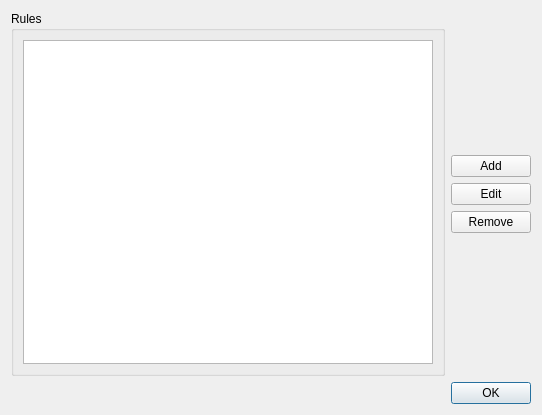
<?xml version="1.0" encoding="UTF-8"?>
<ui version="4.0">
 <class>KSTHighlighterSettingDialog</class>
 <widget class="QDialog" name="KSTHighlighterSettingDialog">
  <property name="geometry">
   <rect>
    <x>0</x>
    <y>0</y>
    <width>542</width>
    <height>415</height>
   </rect>
  </property>
  <property name="windowTitle">
   <string>Highlight Rules</string>
  </property>
  <layout class="QVBoxLayout" name="verticalLayout_2">
   <item>
    <layout class="QHBoxLayout" name="horizontalLayout">
     <item>
      <widget class="QGroupBox" name="groupBox">
       <property name="title">
        <string>Rules</string>
       </property>
       <layout class="QVBoxLayout" name="verticalLayout_3">
        <item>
         <widget class="QTableView" name="rulesView">
          <property name="editTriggers">
           <set>QAbstractItemView::NoEditTriggers</set>
          </property>
          <property name="alternatingRowColors">
           <bool>true</bool>
          </property>
          <property name="selectionMode">
           <enum>QAbstractItemView::SingleSelection</enum>
          </property>
          <property name="selectionBehavior">
           <enum>QAbstractItemView::SelectRows</enum>
          </property>
          <property name="verticalScrollMode">
           <enum>QAbstractItemView::ScrollPerPixel</enum>
          </property>
          <property name="horizontalScrollMode">
           <enum>QAbstractItemView::ScrollPerPixel</enum>
          </property>
          <property name="showGrid">
           <bool>true</bool>
          </property>
          <attribute name="horizontalHeaderMinimumSectionSize">
           <number>50</number>
          </attribute>
          <attribute name="horizontalHeaderDefaultSectionSize">
           <number>100</number>
          </attribute>
          <attribute name="horizontalHeaderStretchLastSection">
           <bool>true</bool>
          </attribute>
          <attribute name="verticalHeaderVisible">
           <bool>false</bool>
          </attribute>
          <attribute name="verticalHeaderStretchLastSection">
           <bool>false</bool>
          </attribute>
         </widget>
        </item>
       </layout>
      </widget>
     </item>
     <item>
      <layout class="QVBoxLayout" name="verticalLayout">
       <item>
        <spacer name="verticalSpacer_2">
         <property name="orientation">
          <enum>Qt::Vertical</enum>
         </property>
         <property name="sizeHint" stdset="0">
          <size>
           <width>20</width>
           <height>40</height>
          </size>
         </property>
        </spacer>
       </item>
       <item>
        <widget class="QPushButton" name="addRuleButton">
         <property name="text">
          <string>Add</string>
         </property>
        </widget>
       </item>
       <item>
        <widget class="QPushButton" name="editRuleButton">
         <property name="text">
          <string>Edit</string>
         </property>
        </widget>
       </item>
       <item>
        <widget class="QPushButton" name="removeRuleButton">
         <property name="text">
          <string>Remove</string>
         </property>
        </widget>
       </item>
       <item>
        <spacer name="verticalSpacer">
         <property name="orientation">
          <enum>Qt::Vertical</enum>
         </property>
         <property name="sizeHint" stdset="0">
          <size>
           <width>20</width>
           <height>40</height>
          </size>
         </property>
        </spacer>
       </item>
      </layout>
     </item>
    </layout>
   </item>
   <item>
    <widget class="QDialogButtonBox" name="buttonBox">
     <property name="standardButtons">
      <set>QDialogButtonBox::Ok</set>
     </property>
    </widget>
   </item>
  </layout>
 </widget>
 <resources/>
 <connections>
  <connection>
   <sender>rulesView</sender>
   <signal>doubleClicked(QModelIndex)</signal>
   <receiver>KSTHighlighterSettingDialog</receiver>
   <slot>editRule(QModelIndex)</slot>
   <hints>
    <hint type="sourcelabel">
     <x>220</x>
     <y>201</y>
    </hint>
    <hint type="destinationlabel">
     <x>264</x>
     <y>207</y>
    </hint>
   </hints>
  </connection>
  <connection>
   <sender>removeRuleButton</sender>
   <signal>clicked()</signal>
   <receiver>KSTHighlighterSettingDialog</receiver>
   <slot>removeRule()</slot>
   <hints>
    <hint type="sourcelabel">
     <x>477</x>
     <y>223</y>
    </hint>
    <hint type="destinationlabel">
     <x>264</x>
     <y>207</y>
    </hint>
   </hints>
  </connection>
  <connection>
   <sender>editRuleButton</sender>
   <signal>clicked()</signal>
   <receiver>KSTHighlighterSettingDialog</receiver>
   <slot>editRuleButton()</slot>
   <hints>
    <hint type="sourcelabel">
     <x>477</x>
     <y>192</y>
    </hint>
    <hint type="destinationlabel">
     <x>264</x>
     <y>207</y>
    </hint>
   </hints>
  </connection>
  <connection>
   <sender>addRuleButton</sender>
   <signal>clicked()</signal>
   <receiver>KSTHighlighterSettingDialog</receiver>
   <slot>addRule()</slot>
   <hints>
    <hint type="sourcelabel">
     <x>477</x>
     <y>161</y>
    </hint>
    <hint type="destinationlabel">
     <x>264</x>
     <y>207</y>
    </hint>
   </hints>
  </connection>
  <connection>
   <sender>buttonBox</sender>
   <signal>accepted()</signal>
   <receiver>KSTHighlighterSettingDialog</receiver>
   <slot>accept()</slot>
   <hints>
    <hint type="sourcelabel">
     <x>264</x>
     <y>393</y>
    </hint>
    <hint type="destinationlabel">
     <x>264</x>
     <y>207</y>
    </hint>
   </hints>
  </connection>
  <connection>
   <sender>buttonBox</sender>
   <signal>rejected()</signal>
   <receiver>KSTHighlighterSettingDialog</receiver>
   <slot>reject()</slot>
   <hints>
    <hint type="sourcelabel">
     <x>264</x>
     <y>393</y>
    </hint>
    <hint type="destinationlabel">
     <x>264</x>
     <y>207</y>
    </hint>
   </hints>
  </connection>
 </connections>
 <slots>
  <slot>editRule(QModelIndex)</slot>
  <slot>removeRule()</slot>
  <slot>editRuleButton()</slot>
  <slot>addRule()</slot>
 </slots>
</ui>
